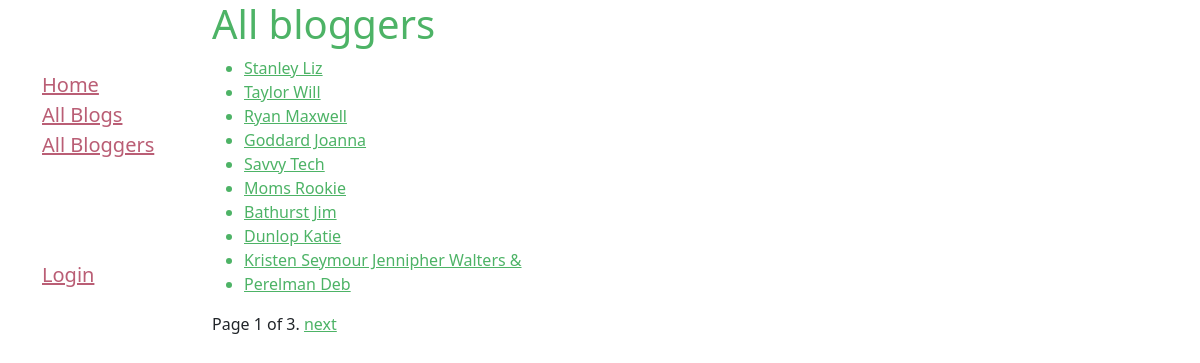
/catalog/bloggers/, run on the app's committed database.
### catalog/models.py (models this page shows, shortened)
class Bloggers(models.Model):
    user = models.OneToOneField(User, on_delete=models.SET_NULL, null=True)
    bio = models.TextField(max_length=400, help_text="Enter your bio details here.")
    first_name = models.CharField(max_length=100)
    last_name = models.CharField(max_length=100)
    class Meta:
        ordering = ["user", "bio"]
    def __str__(self):
        return f'{self.last_name} {self.first_name}'

### catalog/views.py (the view)
# urls.py: path('bloggers/', views.BloggersListView.as_view(), name='bloggers'),
class BloggersListView(generic.ListView):
    model = Bloggers
    paginate_by = 10

### catalog/templates/catalog/bloggers_list.html
{% extends "base_generic.html" %}
{% block content %}
<h1 style="color: #4db366">All bloggers</h1>
{% if bloggers_list %}
<ul style="color: #4db366;">
    {% for bloggers in bloggers_list %}
    <li>
        <a style="color: #4db366;" href="{% url 'blogs_list_by_bloggers' bloggers.pk %}">{{ bloggers }}</a>
    </li>
    {% endfor %}
</ul>
{% else %}
<p style="color: #4db366">There are no Bloggers. </p>
{% endif %}
{% endblock %}

### data on the page
Bloggers: last_name+first_name "Stanley Liz"
Bloggers: last_name+first_name "Taylor Will"
Bloggers: last_name+first_name "Ryan Maxwell"
Bloggers: last_name+first_name "Goddard Joanna"
Bloggers: last_name+first_name "Savvy Tech"
Bloggers: last_name+first_name "Moms Rookie"
Bloggers: last_name+first_name "Bathurst Jim"
Bloggers: last_name+first_name "Dunlop Katie"
Bloggers: last_name+first_name "Kristen Seymour Jennipher Walters &"
Bloggers: last_name+first_name "Perelman Deb"

### other printed values
{{ page_obj.number }} "1"
{{ page_obj.paginator.num_pages }} "3"
